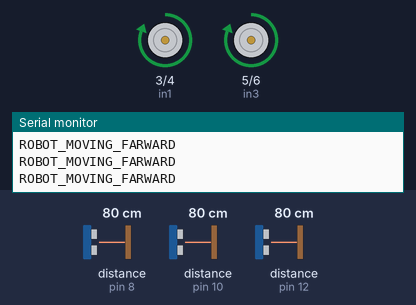
A sketch run on a simulated Arduino Uno, built with avr-gcc and run on an emulated ATmega328P. Shown: motor-driver pin pairs drawn as motors (green arrow = first pin HIGH = forward, orange = second pin HIGH = backward, longer = more drive, scaled by the enable pin), the last lines printed to the serial monitor. Wiring (inferred from the names in the program): 3 × ultrasonic range finder: trigger pin 7, echo pin 8 / trigger pin 9, echo pin 10 / trigger pin 11, echo pin 12. The test bench sets the inputs (shaded band); at power-on: distance to the obstacle (sensors on pin 8, pin 10, pin 12) 80 cm. The echo pulse lasts 58.3 µs per cm.

Above: at 1.2 s.
1.3 s: distance to the obstacle (sensor on pin 8) set to 18 cm
2.8 s: distance to the obstacle (sensor on pin 8) set to 15 cm
At 4.0 s:
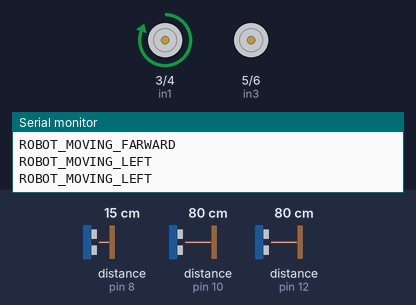
4.3 s: distance to the obstacle (sensor on pin 8) set to 35 cm
At 5.0 s:
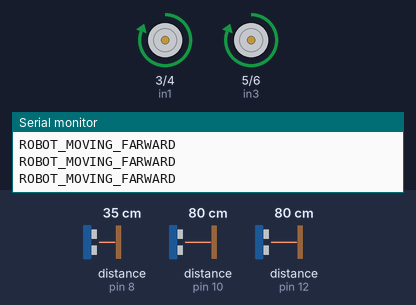
6.0 s: distance to the obstacle (sensor on pin 10) set to 18 cm
9.0 s: distance to the obstacle (sensor on pin 10) set to 15 cm
At 9.5 s:
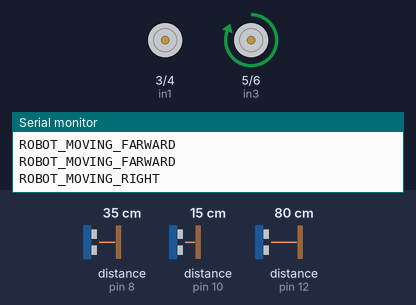
10.6 s: distance to the obstacle (sensor on pin 10) set to 60 cm
At 11.2 s:
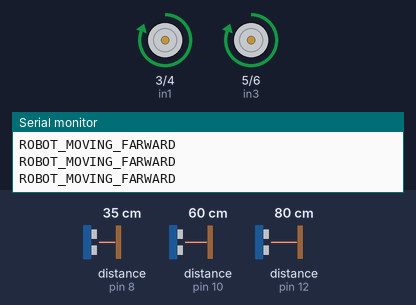
Timing chart, 0 to 13.3 s (numbered marks = the images above; inputs shaded):
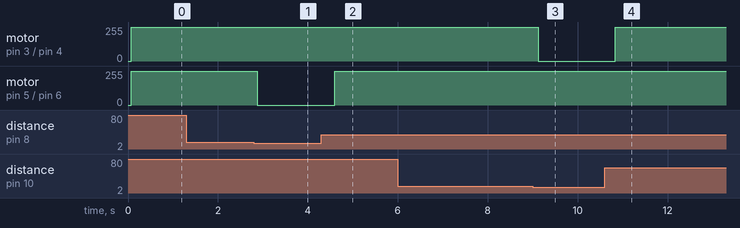

Measured:
- the behaviour switches between 17 and 16 cm on distance to the obstacle (sensor on pin 8) (found by bisection; images 0 and 1)
- the behaviour switches between 17 and 16 cm on distance to the obstacle (sensor on pin 10) (found by bisection; images 2 and 3)
- after the input at 2.8 s, motor on pin 5 (in3) / pin 6 (in4): forward 255/255 → stopped after 0.08 s
- after the input at 4.3 s, motor on pin 5 (in3) / pin 6 (in4): stopped → forward 255/255 after 0.30 s
- after the input at 9.0 s, motor on pin 3 (in1) / pin 4 (in2): forward 255/255 → stopped after 0.12 s
- after the input at 10.6 s, motor on pin 3 (in1) / pin 4 (in2): stopped → forward 255/255 after 0.23 s

The sketch:

odi3.ino
```cpp
int Echo1 = 8;
int Trig1 = 7;
int Echo2 = 10;
int Trig2 = 9;
int Echo3 = 12;
int Trig3 = 11;

int in1 = 3;
int in2 = 4;
int in3 = 5;
int in4 = 6;
int ENA = 2;
int ENB = 13;

int ABS = 200;
int Left_Distance = 0, Right_Distance = 0, Middle_Distance = 0;

void _mForward(){
  digitalWrite(in1, HIGH);
  digitalWrite(in2, LOW);
  digitalWrite(in3, HIGH);
  digitalWrite(in4, LOW);
  analogWrite(ENA, 130);
  analogWrite(ENB, 130);
  Serial.println("ROBOT_MOVING_FARWARD");
}

void _mBack(){
  digitalWrite(in1, LOW);
  digitalWrite(in2, HIGH);
  digitalWrite(in3, LOW);
  digitalWrite(in4, HIGH);
  analogWrite(ENA, 130);
  analogWrite(ENB, 130);
  Serial.println("ROBOT_MOVING_BACKWARD");
}

void _mleft(){
  digitalWrite(in1, HIGH);
  digitalWrite(in2, LOW);
  digitalWrite(in3, LOW);
  digitalWrite(in4, LOW);
  analogWrite(ENA, 130);
  analogWrite(ENB, 130);
  Serial.println("ROBOT_MOVING_LEFT");
}

void _mright(){
  digitalWrite(in1, LOW);
  digitalWrite(in2, LOW);
  digitalWrite(in3, HIGH);
  digitalWrite(in4, LOW);
  analogWrite(ENA, 130);
  analogWrite(ENB, 130);
  Serial.println("ROBOT_MOVING_RIGHT");
}

void _mStop(){
  digitalWrite(in1, LOW);
  digitalWrite(in2, LOW);
  digitalWrite(in3, LOW);
  digitalWrite(in4, LOW);
  analogWrite(ENA, LOW);
  analogWrite(ENB, LOW);
  Serial.println("ROBOT_STOP");
}

//Ultrasonic distance measurement:
int Left_Distance_test(){
  digitalWrite(Trig2, LOW);
  delayMicroseconds(2);
  digitalWrite(Trig2, HIGH);
  delayMicroseconds(20);
  digitalWrite(Trig2, LOW);
  float Fdistance = pulseIn(Echo2, HIGH);
  delay(10);

  Fdistance = Fdistance / 29 / 2;
  return (int)Fdistance;
}

int Middle_Distance_test(){
  digitalWrite(Trig3, LOW);
  delayMicroseconds(2);
  digitalWrite(Trig3, HIGH);
  delayMicroseconds(20);
  digitalWrite(Trig3, LOW);
  float Fdistance = pulseIn(Echo3, HIGH);
  delay(10);

  Fdistance = Fdistance / 29 / 2;
  return (int)Fdistance;
}

int Right_Distance_test(){
  digitalWrite(Trig1, LOW);
  delayMicroseconds(2);
  digitalWrite(Trig1, HIGH);
  delayMicroseconds(20);
  digitalWrite(Trig1, LOW);
  float Fdistance = pulseIn(Echo1, HIGH);
  delay(10);

  Fdistance = Fdistance / 29 / 2;
  return (int)Fdistance;
}

void setup() {
  Serial.begin(9600);
  pinMode(Echo1, INPUT);
  pinMode(Trig1, OUTPUT);
  pinMode(Echo2, INPUT);
  pinMode(Trig2, OUTPUT);
  pinMode(Echo3, INPUT);
  pinMode(Trig3, OUTPUT);
  pinMode(in1, OUTPUT);
  pinMode(in2, OUTPUT);
  pinMode(in3, OUTPUT);
  pinMode(in4, OUTPUT);
  pinMode(ENA, OUTPUT);
  pinMode(ENB, OUTPUT);

  _mStop();
}

void loop() {

  Left_Distance = Left_Distance_test();
  delay(10);
  Middle_Distance = Middle_Distance_test();
  delay(10);
  Right_Distance = Right_Distance_test();
  delay(10);

  if(Middle_Distance <= 20){
    if(Right_Distance > Left_Distance){
      if((Right_Distance <= 20) && (Left_Distance <= 20)){
        _mStop();
        delay(200);
        _mBack();
        delay(1000);
      }
      else{
        _mright();
        delay(500);
      }
      }
      else if(Right_Distance < Left_Distance){
        if((Right_Distance <= 20) && (Left_Distance <= 20)){
        _mStop();
        delay(200);
        _mBack();
        delay(1000);
      }
      else{
        _mleft();
        delay(500);
      }
    }
    }

    else if(Right_Distance <= 15){
      _mleft();
      delay(500);
    }

    else if(Left_Distance <= 15){
      _mright();
      delay(500);
    }

    else{
      _mForward();
    }
}
```
